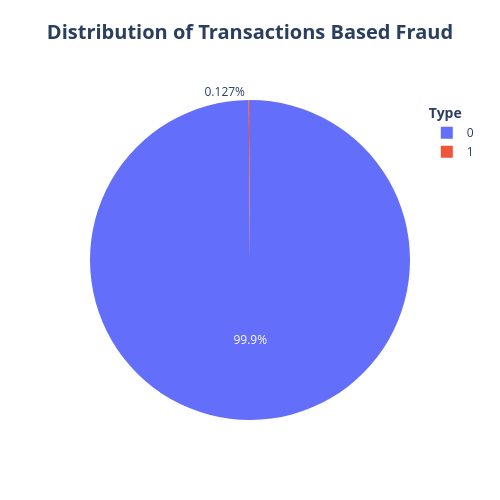

Notebook code cell kept with this figure:
### Code cell
#making a new dataframe to be used for the plotly chart
counts = (data['isFraud'].value_counts()) # returns the total count of each transactions
plt_types = pd.DataFrame({'Fraud':counts.index, 'count':counts.values}) #Parse into dataframe

#plotting the distribution of fraud transactions
# Defining input and values
labels = plt_types['Fraud']
values = plt_types['count']

# Create the pie chart
fig = go.Figure(data=[go.Pie(labels=labels, values=values)])

# Set the layout
fig.update_layout(title={'text':'<b>Distribution of Transactions Based Fraud<b>', 'y':0.95,'x':0.5, 'xanchor' : 'center', 
                         'yanchor':'top', 'font':{'size': 20}},legend_title={'text':'<b>Type<b>'}, width=500, height=500)

# Show the chart
fig.show()

### Figure 1 — Plotly figure (JSON) as saved in the notebook; plotly's stock layout.template omitted (floating-point values rounded to 4 significant figures)
{"data": [{"labels": [0, 1], "type": "pie", "values": [599240, 760]}], "layout": {"height": 500, "legend": {"title": {"text": "<b>Type<b>"}}, "title": {"font": {"size": 20}, "text": "<b>Distribution of Transactions Based Fraud<b>", "x": 0.5, "xanchor": "center", "y": 0.95, "yanchor": "top"}, "width": 500}}
